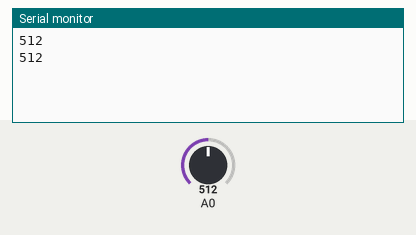
The sketch below on a simulated Arduino Uno, built with avr-gcc and run on an emulated ATmega328P. Parts: the last lines printed to the serial monitor. Inputs (shaded band) come from the test bench; at power-on: A0 = 512.

Above: at 1.8 s.
1.9 s: A0 set to 716
At 2.8 s:
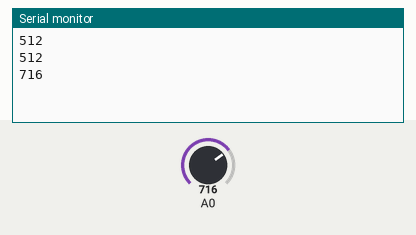
3.4 s: A0 set to 900
At 4.8 s:
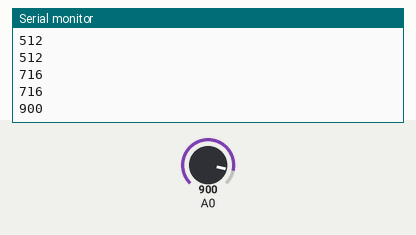
Timing chart, 0 to 6.4 s (numbered marks = the images above; inputs shaded):
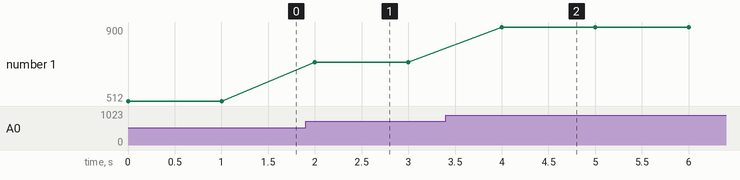

Measured:
- after the input at 1.9 s, the serial monitor: prints a new line after 0.10 s (image 1)
- after the input at 3.4 s, the serial monitor: prints a new line after 0.60 s (image 2)
- plotted number 1: 512 → 716 after the input at 1.9 s, 716 → 900 after the input at 3.4 s

The sketch:

Router_xBEE.ino
```cpp
int a = 0, b = 0;
char serialData[16];
void setup()
{
  Serial.begin(9600);
}

void loop()
{
  a = analogRead(A0);
    Serial.print(a) ;
    Serial.print('\n');


//  char c = Serial.read();
//  Serial.println(c);

  delay(1000);
 Serial.flush();
}
```
